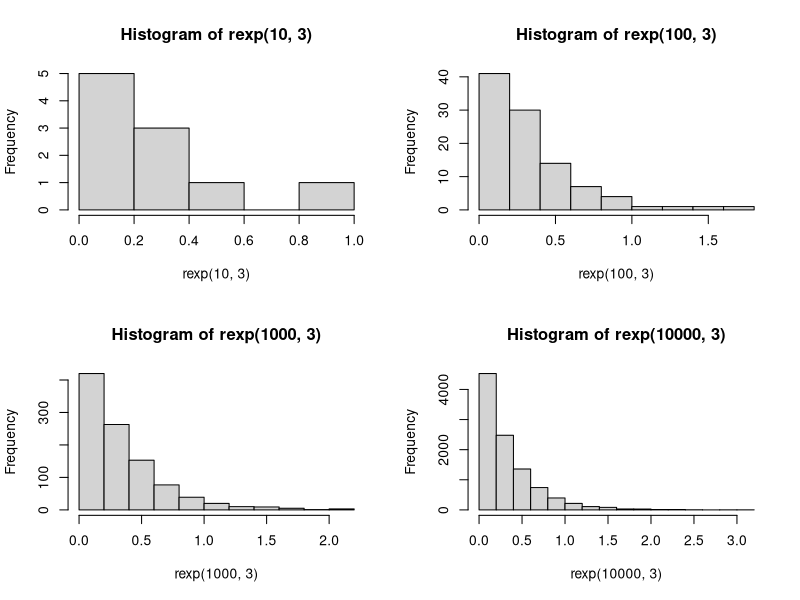

Source code (R):
##Diketahui bilangan acak (random variable) berdistribusi exponential (λ = 3).

# 5.a Fungsi Probabilitas dari Distribusi Exponensial
bil_acak = 3
dexp(bil_acak)

# 5.b Histogram dari Distribusi Exponensial untuk 10, 100, 1000 dan 10000 bilangan random
par(mfrow = c(2,2))
set.seed(1)
hist(rexp(10, 3))
set.seed(1)
hist(rexp(100, 3))
set.seed(1)
hist(rexp(1000, 3))
set.seed(1)
hist(rexp(10000, 3))

# 5.c Nilai Rataan (μ) dan Varian (σ²) dari Distribusi Exponensial untuk n = 100 dan λ = 3
rataan = bil_acak
varian = 2*bil_acak

paste("Rataan : ", rataan)
paste("Varian : ", varian)